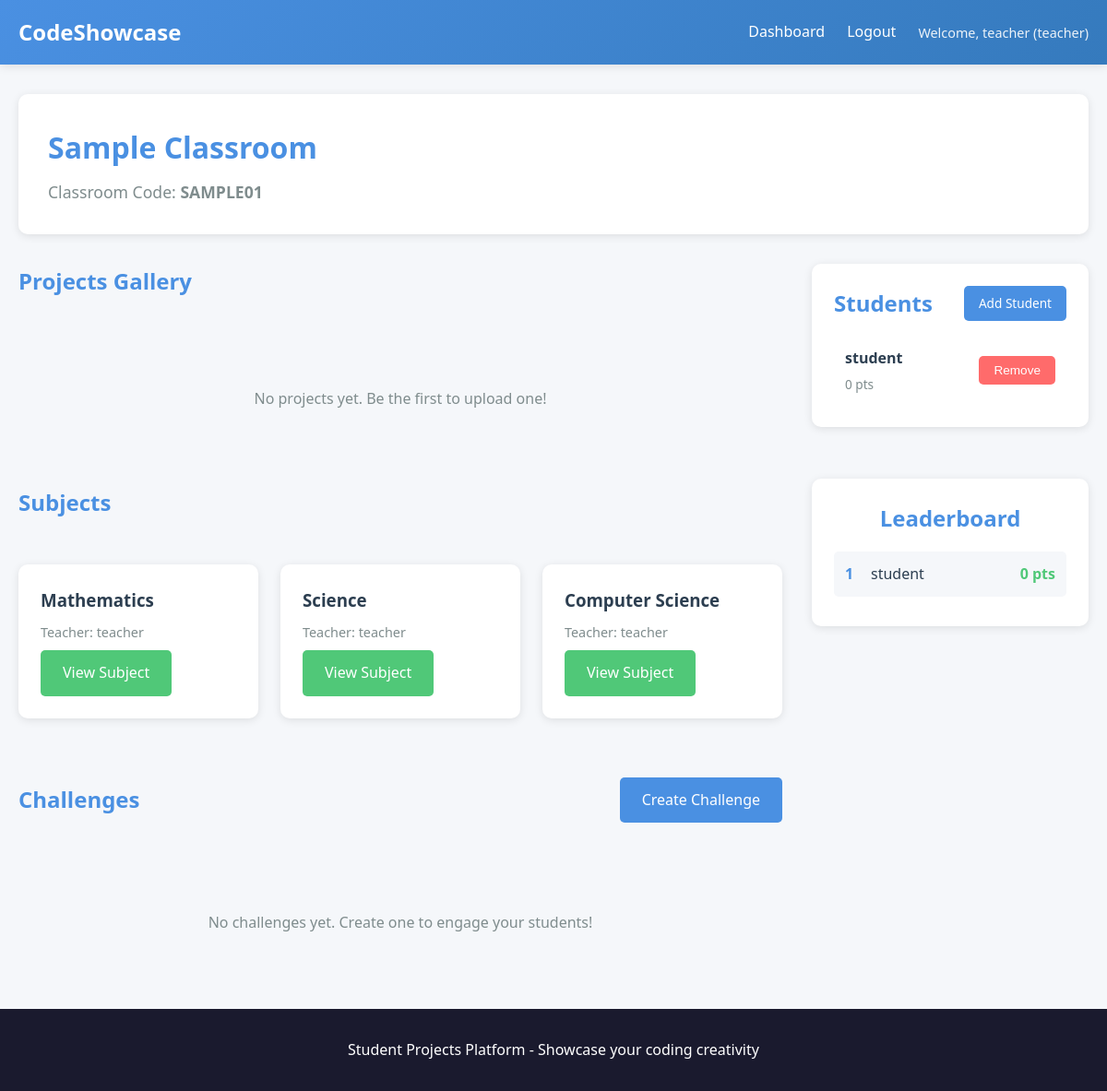
Before: /classroom/1 (signed in) with the older database file.
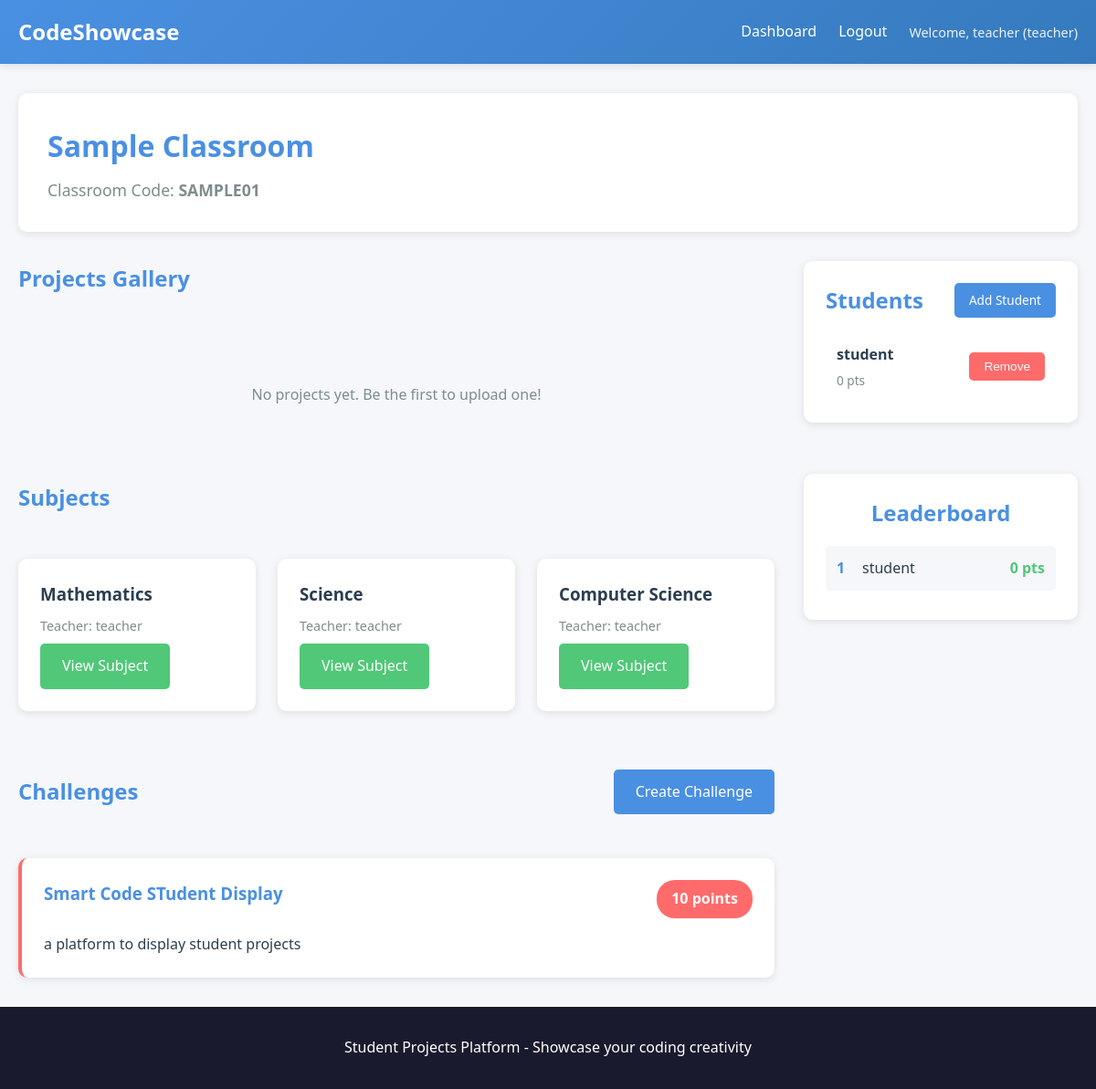
After: the same page with the newer database file.
### app.py (models this page shows)
class User(UserMixin, db.Model):
    id = db.Column(db.Integer, primary_key=True)
    username = db.Column(db.String(80), unique=True, nullable=False)
    email = db.Column(db.String(120), unique=True, nullable=False)
    password_hash = db.Column(db.String(255), nullable=False)
    role = db.Column(db.String(20), default='student')  # student, teacher, staff, parent, or admin
    parent_email = db.Column(db.String(120), nullable=True)  # Parent email for students (required for students)
    created_at = db.Column(db.DateTime, default=datetime.utcnow)
    classrooms = db.relationship('Classroom', backref='teacher', lazy=True)
    projects = db.relationship('Project', foreign_keys='Project.student_id', backref='student', lazy=True)
    challenge_submissions = db.relationship('ChallengeSubmission', backref='student', lazy=True)

class Classroom(db.Model):
    id = db.Column(db.Integer, primary_key=True)
    name = db.Column(db.String(100), nullable=False)
    code = db.Column(db.String(10), unique=True, nullable=False)
    teacher_id = db.Column(db.Integer, db.ForeignKey('user.id'), nullable=False)
    created_at = db.Column(db.DateTime, default=datetime.utcnow)
    students = db.relationship('ClassroomStudent', backref='classroom', lazy=True, cascade='all, delete-orphan')
    projects = db.relationship('Project', backref='classroom', lazy=True)
    challenges = db.relationship('Challenge', backref='classroom', lazy=True)
    subjects = db.relationship('Subject', backref='classroom', lazy=True, cascade='all, delete-orphan')

class Subject(db.Model):
    id = db.Column(db.Integer, primary_key=True)
    name = db.Column(db.String(100), nullable=False)
    classroom_id = db.Column(db.Integer, db.ForeignKey('classroom.id'), nullable=False)
    teacher_id = db.Column(db.Integer, db.ForeignKey('user.id'), nullable=False)
    created_at = db.Column(db.DateTime, default=datetime.utcnow)
    teacher = db.relationship('User', foreign_keys=[teacher_id], backref='taught_subjects')
    assignments = db.relationship('Assignment', backref='subject', lazy=True, cascade='all, delete-orphan')

class ClassroomStudent(db.Model):
    id = db.Column(db.Integer, primary_key=True)
    classroom_id = db.Column(db.Integer, db.ForeignKey('classroom.id'), nullable=False)
    student_id = db.Column(db.Integer, db.ForeignKey('user.id'), nullable=False)
    joined_at = db.Column(db.DateTime, default=datetime.utcnow)
    points = db.Column(db.Integer, default=0)
    student = db.relationship('User', backref='enrollments')
    db.UniqueConstraint('classroom_id', 'student_id')

class Challenge(db.Model):
    id = db.Column(db.Integer, primary_key=True)
    title = db.Column(db.String(200), nullable=False)
    description = db.Column(db.Text, nullable=False)
    points = db.Column(db.Integer, default=10)
    classroom_id = db.Column(db.Integer, db.ForeignKey('classroom.id'), nullable=False)
    created_at = db.Column(db.DateTime, default=datetime.utcnow)
    submissions = db.relationship('ChallengeSubmission', backref='challenge', lazy=True)

### app.py (the view, shortened to what this page needs)
@app.route('/classroom/<int:classroom_id>')
@login_required
def classroom_view(classroom_id):
    classroom = Classroom.query.get_or_404(classroom_id)
    if current_user.role in ['teacher', 'staff', 'admin']:
        if classroom.teacher_id != current_user.id and current_user.role != 'admin':
            flash('You do not have access to this classroom', 'error')
            return redirect(url_for('dashboard'))
    projects = Project.query.filter_by(classroom_id=classroom_id).order_by(Project.created_at.desc()).all()
    challenges = Challenge.query.filter_by(classroom_id=classroom_id).all()
    subjects = Subject.query.filter_by(classroom_id=classroom_id).all()
    enrollments = ClassroomStudent.query.filter_by(classroom_id=classroom_id).order_by(ClassroomStudent.points.desc()).limit(10).all()
    leaderboard = []
    for e in enrollments:
        student = User.query.get(e.student_id)
        leaderboard.append({'username': student.username, 'points': e.points})
    return render_template('classroom.html', classroom=classroom, projects=projects, challenges=challenges, subjects=subjects, leaderboard=leaderboard)

### app.py (called while the page is built)
@login_manager.user_loader
def load_user(user_id):
    return User.query.get(int(user_id))

### templates/classroom.html (shortened to what this page needs)
{% extends "base.html" %}
{% block content %}
<div class="container">
    <div class="classroom-header">
        <h1>{{ classroom.name }}</h1>
        <p class="classroom-code-display">Classroom Code: <strong>{{ classroom.code }}</strong></p>
    </div>
    <div class="classroom-layout">
        <div class="classroom-main">
            <div class="section-header">
                <h2>Projects Gallery</h2>
            </div>
            {% if projects %}
                <div class="projects-gallery">
                    {% for project in projects %}
                        <div class="project-card-gallery">
                            <div class="project-header">
                                <h3>{{ project.title }}</h3>
                                <span class="project-type-badge">{{ project.project_type|upper }}</span>
                            </div>
                            <p class="project-description">{{ project.description[:150] }}{% if project.description|length > 150 %}...{% endif %}</p>
                            <div class="project-stats">
                                <span>{{ project.likes }} likes</span>
                                <span>{{ project.views }} views</span>
                                <span>By {{ project.student.username }}</span>
                            </div>
                            <a href="{{ url_for('view_project', project_id=project.id) }}" class="btn btn-secondary">View Project</a>
                        </div>
                    {% endfor %}
                </div>
            {% else %}
                <div class="empty-state">
                    <p>No projects yet. Be the first to upload one!</p>
                </div>
            {% endif %}
            <div class="section-header">
                <h2>Subjects</h2>
            </div>
            {% if subjects %}
                <div class="subjects-grid">
                    {% for subject in subjects %}
                        <div class="subject-card">
                            <h3>{{ subject.name }}</h3>
                            <p class="subject-teacher">Teacher: {{ subject.teacher.username }}</p>
                            <a href="{{ url_for('view_subject', subject_id=subject.id) }}" class="btn btn-secondary">View Subject</a>
                        </div>
                    {% endfor %}
                </div>
            {% else %}
                <div class="empty-state">
                    <p>No subjects yet.{% if current_user.role == 'admin' %} Add subjects to organize assignments!{% endif %}</p>
                </div>
            {% endif %}
            <div class="section-header">
                <h2>Challenges</h2>
                {% if current_user.role == 'teacher' %}
                    <a href="{{ url_for('create_challenge') }}" class="btn btn-primary">Create Challenge</a>
                {% endif %}
            </div>
            {% if challenges %}
                <div class="challenges-list">
                    {% for challenge in challenges %}
                        <div class="challenge-card">
                            <div class="challenge-header">
                                <h3>{{ challenge.title }}</h3>
                                <span class="challenge-points">{{ challenge.points }} points</span>
                            </div>
                            <p>{{ challenge.description }}</p>
                        </div>
                    {% endfor %}
                </div>
            {% else %}
                <div class="empty-state">
                    <p>No challenges yet.{% if current_user.role == 'teacher' %} Create one to engage your students!{% endif %}</p>
                </div>
            {% endif %}
        </div>
        <div class="classroom-sidebar">
            {% if current_user.role in ['teacher', 'admin'] or (current_user.role == 'staff' and classroom.teacher_id == current_user.id) %}
                <div class="students-card">
                    <div class="section-header">
                        <h2>Students</h2>
                        <a href="{{ url_for('add_student_to_classroom', classroom_id=classroom.id) }}" class="btn btn-small btn-primary">Add Student</a>
                    </div>
                    {% if classroom.students %}
                        <ul class="students-list">
                            {% for enrollment in classroom.students %}
                                <li class="student-item">
                                    <div class="student-info">
                                        <span class="student-name">{{ enrollment.student.username }}</span>
                                        <span class="student-points">{{ enrollment.points }} pts</span>
                                    </div>
                                    {% if current_user.role in ['teacher', 'admin'] or (current_user.role == 'staff' and classroom.teacher_id == current_user.id) %}
                                        <form method="POST" action="{{ url_for('remove_student_from_classroom', classroom_id=classroom.id, student_id=enrollment.student.id) }}" style="display: inline;" onsubmit="return confirm('Remove {{ enrollment.student.username }} from this classroom?')">
                                            <button type="submit" class="btn btn-small btn-danger">Remove</button>
                                        </form>
                                    {% endif %}
                                </li>
                            {% endfor %}
                        </ul>
                    {% else %}
                        <p class="empty-state">No students enrolled yet</p>
                    {% endif %}
                </div>
            {% endif %}
            <div class="leaderboard-card">
                <h2>Leaderboard</h2>
                {% if leaderboard %}
                    <ol class="leaderboard-list">
                        {% for entry in leaderboard %}
                            <li>
                                <span class="leaderboard-name">{{ entry.username }}</span>
                                <span class="leaderboard-points">{{ entry.points }} pts</span>
                            </li>
                        {% endfor %}
                    </ol>
                {% else %}
                    <p class="empty-state">No leaderboard data yet</p>
                {% endif %}
            </div>
        </div>
    </div>
</div>
{% endblock %}

### templates/base.html (shortened to what this page needs)
<!DOCTYPE html>
<html lang="en">
<head>
    <link rel="stylesheet" href="{{ url_for('static', filename='css/style.css') }}">
</head>
<body>
    <nav class="navbar">
        <div class="container">
            <a href="{{ url_for('index') }}" class="logo">CodeShowcase</a>
            <div class="nav-links">
                {% if current_user.is_authenticated %}
                    <a href="{{ url_for('dashboard') }}">Dashboard</a>
                    <a href="{{ url_for('logout') }}">Logout</a>
                    <span class="user-info">Welcome, {{ current_user.username }} ({{ current_user.role }})</span>
                {% else %}
                    <a href="{{ url_for('login') }}">Login</a>
                    <a href="{{ url_for('register') }}">Register</a>
                {% endif %}
            </div>
        </div>
    </nav>
    <main class="main-content">
        {% block content %}{% endblock %}
    </main>
    <footer class="footer">
        <div class="container">
            <p>Student Projects Platform - Showcase your coding creativity</p>
        </div>
    </footer>
</body>
</html>

Changed rows visible on the page:
added Challenge: title "Smart Code STudent Display", points "10", description "a platform to display student projects"
Other visible differences:
text no longer shown: "No challenges yet. Create one to engage your students!"
